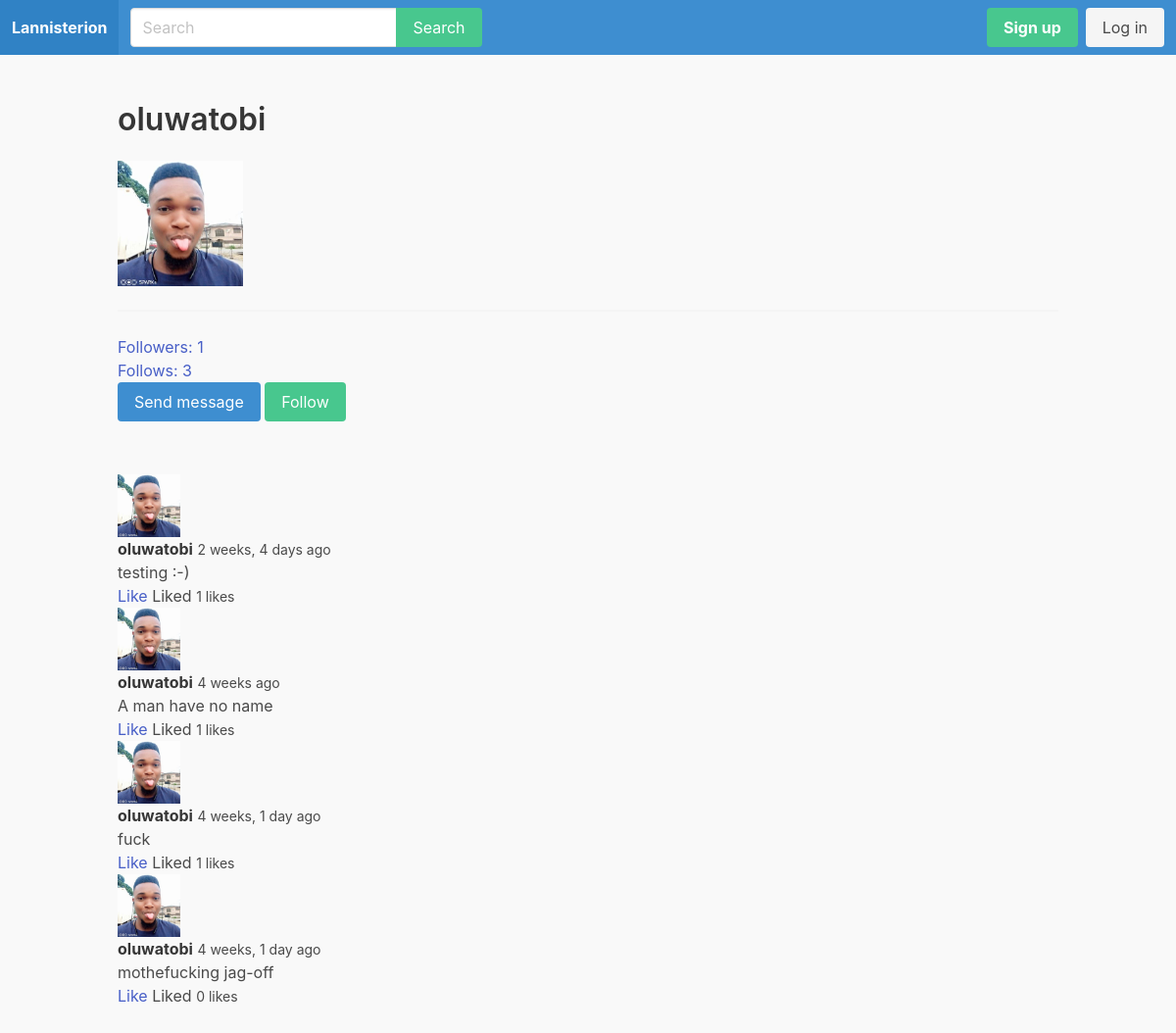
/u/oluwatobi/, run on the app's committed database.
### apps/lannisterianprofile/models.py (models this page shows)
class LannisterianProfile(models.Model):
    user = models.OneToOneField(User, on_delete=models.CASCADE)
    follows = models.ManyToManyField('self', related_name='followed_by', symmetrical=False)
    avatar = models.ImageField(upload_to='upload/', blank=True, null=True)

### apps/feed/models.py (models this page shows)
class Post(models.Model):
    body = models.CharField(max_length=255)
    created_by = models.ForeignKey(User, related_name='posts', on_delete=models.CASCADE)
    created_at = models.DateTimeField(auto_now_add=True)
    class Meta:
        ordering = ('-created_at',)

### apps/lannisterianprofile/views.py (the view)
# urls.py: path('u/<str:username>/', lannisterianprofile, name='lannisterianprofile'),
def lannisterianprofile(request, username):
    user = get_object_or_404(User, username=username)
    posts = user.posts.all()
    for post in posts:
        likes = post.likes.filter(created_by_id=request.user.id)
        if likes.count() > 0:
            post.liked = True
        else:
            post.liked = False
    context = {
        'user': user,
        'posts': posts
    }
    return render(request, 'lannisterianprofile/lannisterianprofile.html', context)

### apps/notification/context_processors.py (called while the page is built)
def notifications(request):
    if request.user.is_authenticated:
        return{'notifications' : request.user.notifications.filter(is_read=False)}
    else:
        return{'notifications': []}

### apps/lannisterianprofile/templates/lannisterianprofile/lannisterianprofile.html (shortened to what this page needs)
{% extends 'core/base.html' %}
{% load humanize %}
{% block content %}
    <div class="container" id="lannisterianprofile">
        <div class="columns">
            <div class="column is-12">
                <h1 class="title">{{ user.username }}</h1>
                {% if user.lannisterianprofile.avatar %}
                <figure class="image is-128x128">
                    <img src="{{ user.lannisterianprofile.avatar.url }}">
                </figure>
                {% endif %}
                <hr>
                <p><a href="{% url 'followers' user.username %}">Followers: {{ user.lannisterianprofile.followed_by.count }}</a></p>
                <p><a href="{% url 'follows' user.username %}">Follows: {{ user.lannisterianprofile.follows.count }}</a></p>
                {% if user != request.user %}
                    <a href="{% url 'conversation' user.id %}" class="button is-info">Send message</a>
                    {% if request.user.lannisterianprofile in user.lannisterianprofile.followed_by.all %}
                       <a href="{% url 'unfollow_lannisterian' user.username %}" class="button is-danger">Unfollow</a>
                {% else %}
                    <a href="{% url 'follow_lannisterian' user.username %}" class="button is-success">Follow</a>
                    {% endif %}
                {% endif %}
            </div>
        </div>
        <div class="columns">
            <div class="column is-8">
                <div class="wrapper-posts">
                    {% for post in posts %}
                        <article class="article">
                            <figure class="media-left">
                                <p class="image is-64x64">
                                    {% if user.lannisterianprofile.avatar %}
                                        <img src="{{ user.lannisterianprofile.avatar.url }}">
                                    {% endif %}
                                </p>
                            </figure>
                            <div class="media-content">
                                <div class="content">
                                    <p>
                                        <strong>{{ post.created_by.username }}</strong>
                                        <small>{{ post.created_at|naturaltime }}</small>
                                        <br>
                                        {{ post.body }}
                                        <br>
                                        <a @click="likePost({{ post.id}})" v-if="!liked_posts.includes({{ post.id }})">Like</a>
                                        <span v-if="liked_posts.includes({{ post.id }})">Liked</span>
                                        <small id="likes-{{ post.id }}">{{ post.likes.count }} likes</small>
                                    </p>
                                </div>
                            </div>
                        </article>
                    {% endfor %}
                </div>
            </div>
        </div>
    </div>
{% endblock %}

### static/css/main.css (style rules this page uses)
body { background: #f9f9f9; }
.wrapper-posts { margin-top: 30px; }

### data on the page
Post: lannisterianprofile.avatar (picture), created_by.username "oluwatobi", created_at "2 weeks, 4 days ago", body "testing :-)", likes.count "1"
Post: lannisterianprofile.avatar (picture), created_by.username "oluwatobi", created_at "4 weeks ago", body "A man have no name", likes.count "1"
Post: lannisterianprofile.avatar (picture), created_by.username "oluwatobi", created_at "4 weeks, 1 day ago", body "fuck", likes.count "1"
Post: lannisterianprofile.avatar (picture), created_by.username "oluwatobi", created_at "4 weeks, 1 day ago", body "mothefucking jag-off", likes.count "0"

### other printed values
{{ user.username }} "oluwatobi"
{{ user.lannisterianprofile.followed_by.count }} "1"
{{ user.lannisterianprofile.follows.count }} "3"
